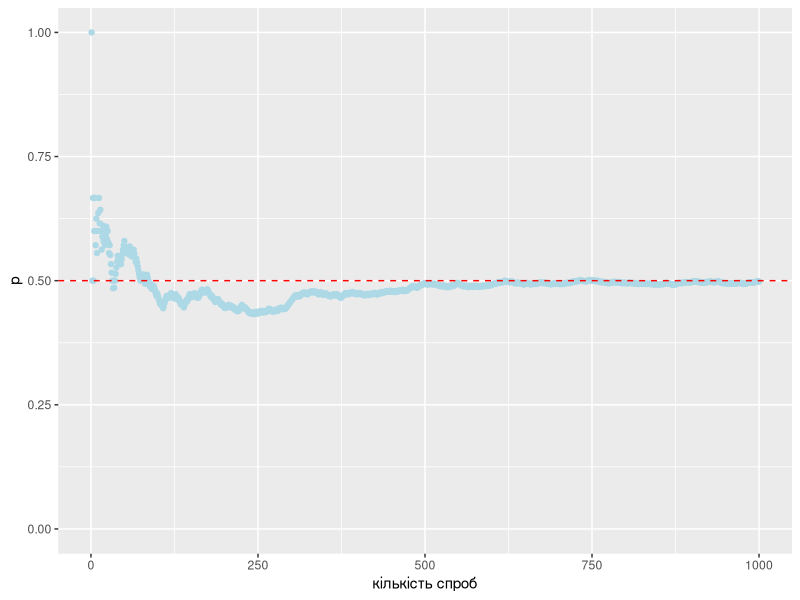
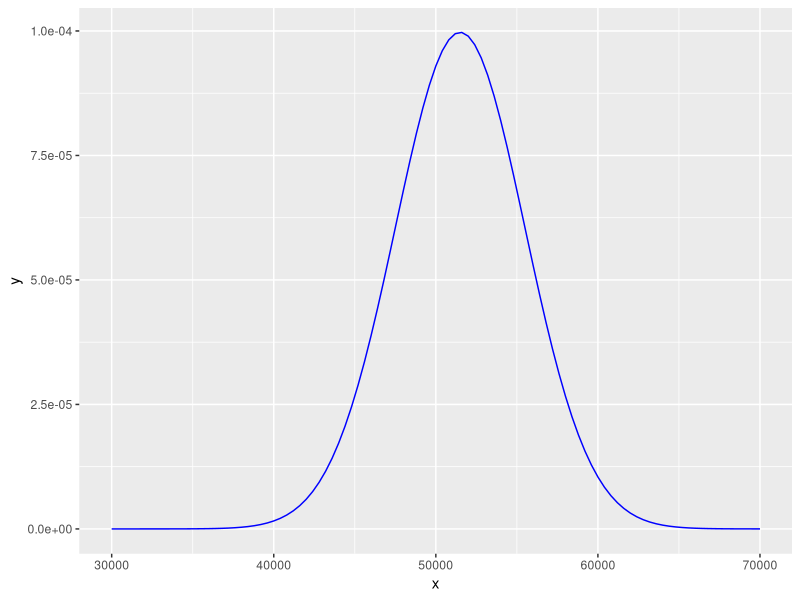
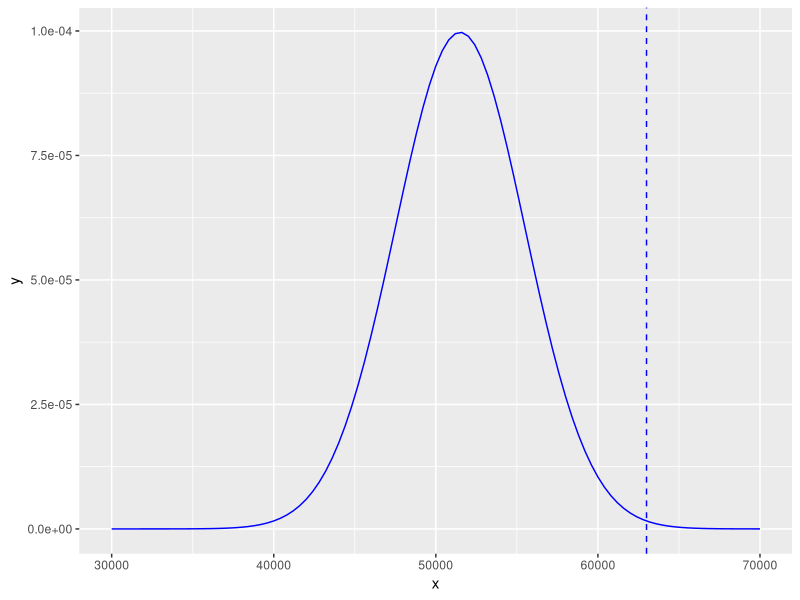
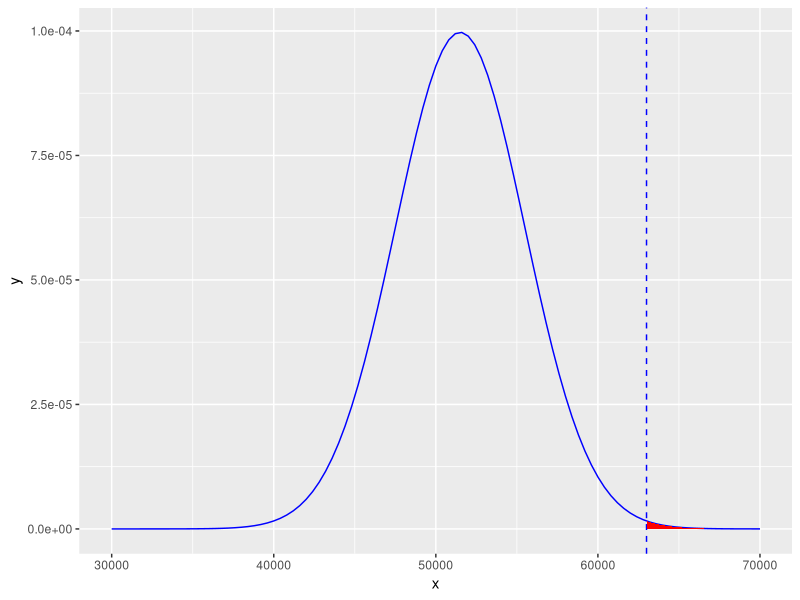
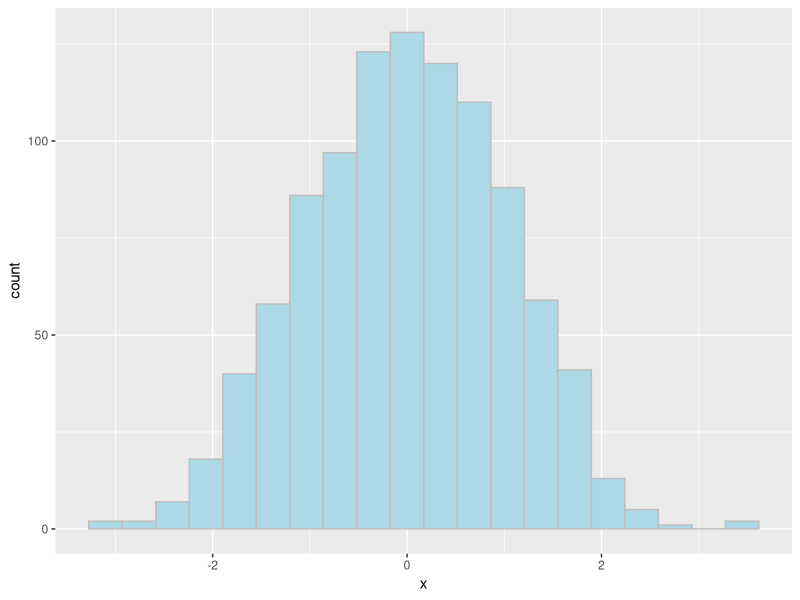
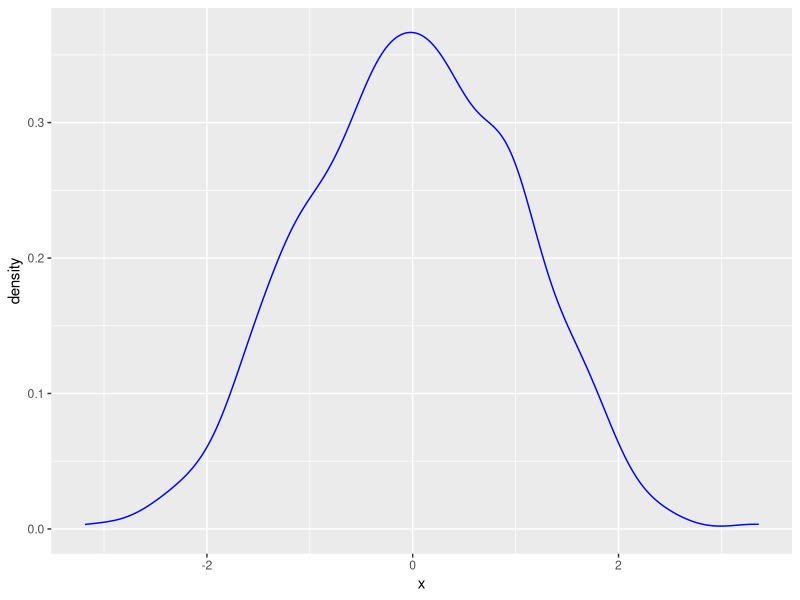
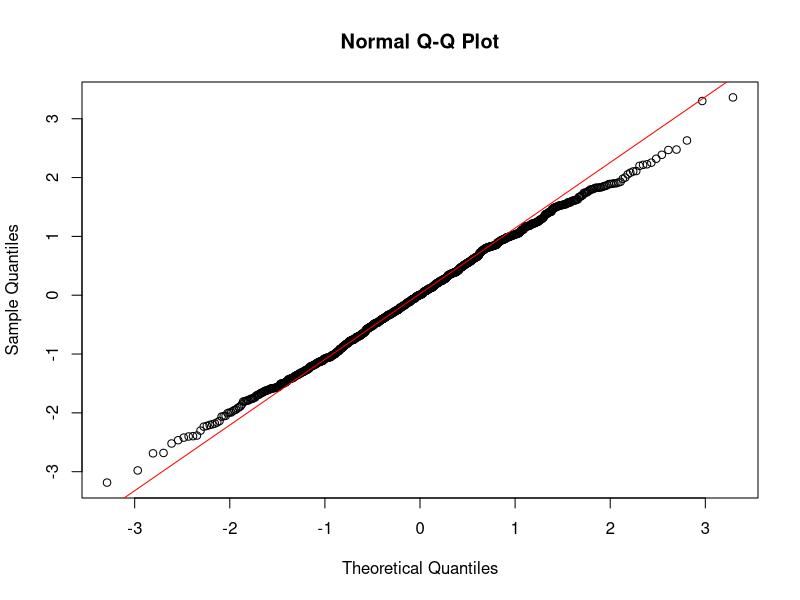
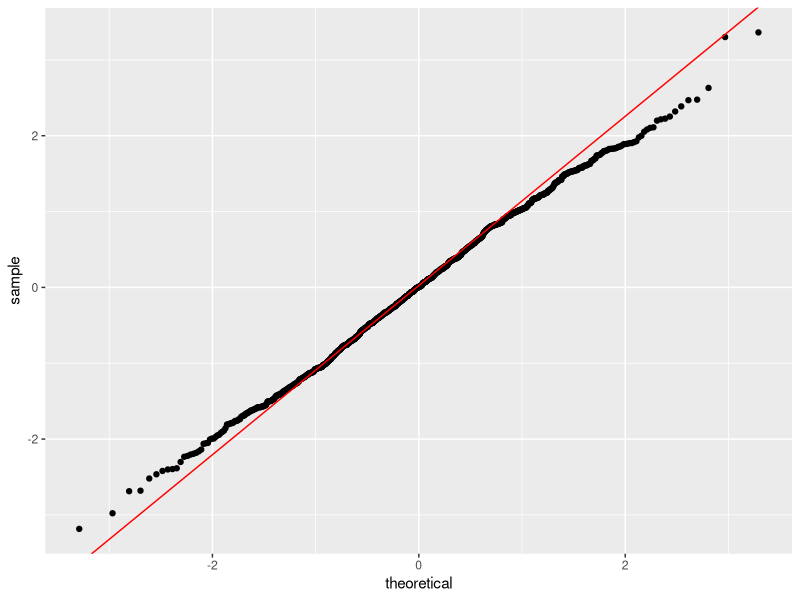

Generate these figures, in order, with R:
## ---- chunk 1
library(ggplot2)

n <- 1000
p <- 0.5

#set.seed(433)

#dataframe

df <- data.frame(bi = rbinom(n, 1, p) , count = 0, mean = 0)
ifelse(df$bi[1] == 1, df[1, 2:3] <- 1, 0)

for (i in 2 : n){
  df$count[i] <- ifelse(df$bi[i] == 1, df$count[i]<-df$count[i - 1]+1, df$count[i - 1])
  df$mean[i] <- df$count[i] / i
}


ggplot(data=df, aes(x=seq(1:n), y=mean)) + geom_point(col='lightblue') +
  ylim(c(0,1)) +
  geom_hline(aes(yintercept=p), linetype="dashed", col="red") +
  xlab('кількість спроб') + ylab('p') 
## ---- chunk 2
choose(n=20, k=5)

## ---- chunk 3
dbinom(x=5, size=20, prob=0.262)
## ---- chunk 4
ggplot(data.frame(x = c(30000,70000)), aes(x)) + 
  stat_function(fun = dnorm, colour="blue", args = list(mean = 51500, sd = 4000))
## ---- chunk 5
ggplot(data.frame(x = c(30000,70000)), aes(x)) + 
  geom_vline(xintercept = 63000, linetype=2, colour="blue") +
  stat_function(fun = dnorm, colour="blue", args = list(mean = 51500, sd = 4000)) 
## ---- chunk 6
ggplot(data.frame(x = c(30000,70000)), aes(x)) + 
  geom_vline(xintercept = 63000, linetype=2, colour="blue") +
  stat_function(fun = dnorm, colour="blue", args = list(mean = 51500, sd = 4000)) +
  geom_area(stat = "function", fun = dnorm, fill = "red", xlim = c(63000,70000), args = list(mean = 51500, sd = 4000)) 
## ---- chunk 7
pnorm(2.875, lower.tail = FALSE)
## ---- chunk 8
pnorm(63000, mean=51500, sd=4000, lower.tail = FALSE)
## ---- chunk 9
x <- rnorm(1000)
## ---- chunk 10
ggplot(data.frame(x), aes(x)) + 
  geom_histogram(bins=20, color="grey", fill="lightblue")
## ---- chunk 11
ggplot(data.frame(x), aes(x)) + 
  geom_density(color = "blue")
## ---- chunk 12
qqnorm(x)
qqline(x, col='red')

## ---- chunk 13
y1 <- quantile(x, c(0.25, 0.75)) # Find the 1st and 3rd quartiles
x1 <- qnorm(c(0.25, 0.75))         # Find the matching normal values on the x-axis
slope <- diff(y1) / diff(x1)             # Compute the line slope
int <- y1[1] - slope * x1[1]           # Compute the line intercept

ggplot(data.frame(x), aes(sample = x)) + 
  stat_qq() +
  geom_abline(intercept=int, slope=slope, col="red")   

## ---- chunk 14
anaconda <- read.csv("anaconda.dat", sep="", header = FALSE)
colnames(anaconda) <- c("Height", "Weight", "Sex")
## ---- chunk 15
ggplot(anaconda, aes(x=Height, y=Weight)) +
  geom_point(col="blue")
## ---- chunk 16
cor(anaconda$Height, anaconda$Weight)
## ---- chunk 17
prediction_model <- lm(Weight ~ Height, data=anaconda)
## ---- chunk 18
summary(prediction_model)
## ---- chunk 19
ggplot(anaconda, aes(x=Height, y=Weight)) +
  geom_point(col="blue") +
  geom_smooth(method = "lm", se=FALSE)
